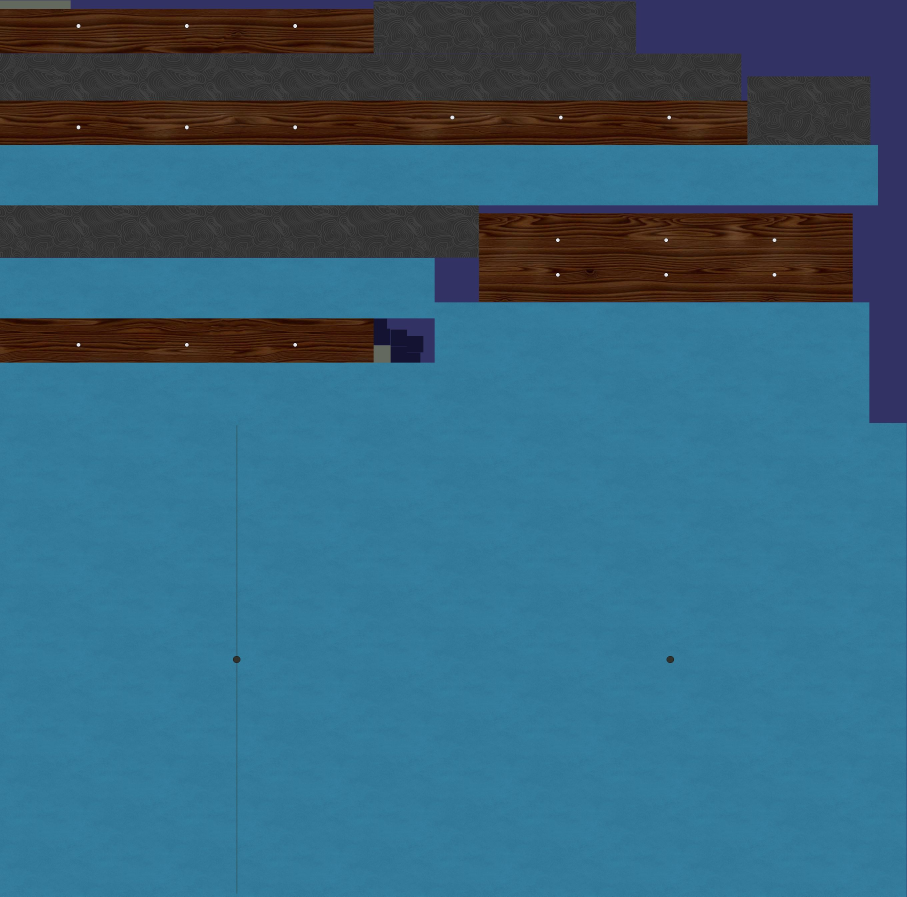
#> input picture pooltable/obj/atlas.jpg, 2721 x 2689 px (shown at 1/3 size)
$ python -i pooltable_uv.py   (imports and definitions only)
#> lines starting #> are read from the running program, lines starting #| are printed output that depends on the picture
"""Quick messy handmade methods to uv unpack the meshes.
Containers (=materials):
    1) Cushions ("cushions", "A"-"F")
    2) Slate ("slate", "slate")
    3) Rails ("rails", 1-6)
    4) Rail sights ("rail_sights", "A"-"F")
    5) Liners ("liners", 1-6)
    6) Casing ("casing", 0-4)
"""

import numpy as np
from PIL import Image, ImageDraw
# from scipy.spatial.transform import Rotation
from typing import Any
import geometry3, mesh3, packer

E1 = np.array((1.0, 0.0, 0.0))
E2 = np.array((0.0, 1.0, 0.0))
E3 = np.array((0.0, 0.0, 1.0))

INCH = 0.0254
CM = 0.01
DEGREE = np.pi/180.0

def normalize(p):
    return p / np.linalg.norm(p)

# [266 lines left out: functions propagate, init_uvs, face_in_plane, unwrap_cushion, unwrap_liner, unwrap_and_split_casing and 8 more, not called in this run]

def run(data):
    mesh_names = ("cushions", "slate", "rails", "rail_sights", "liners", "casing")
    cushion_names = ("A", "B", "C", "D", "E", "F")
    for name in mesh_names:
        for mesh in data[name].values():
            init_uvs(mesh)
    for cushion in cushion_names:
        unwrap_cushion(data, cushion)
    for pocket in range(1, 7):
        unwrap_liner(data, pocket)
    unwrap_and_split_casing(data)

    # Rotate vertically aligned long pieces 90 degrees:
    transform_uvs(data["cushions"]["C"], complex(0.0, -1.0), 0.0)
    transform_uvs(data["cushions"]["F"], complex(0.0, -1.0), 0.0)
    transform_uvs(data["rail_sights"]["C"], complex(0.0, -1.0), 0.0)
    transform_uvs(data["rail_sights"]["F"], complex(0.0, -1.0), 0.0)

    # Enhance selected prominent parts of the model:
    transform_uvs(data["slate"]["slate"], data["specs"]["UV_ENHANCE_FACTOR"][1], 0.0)
    for cushion_name in cushion_names:
        transform_uvs(data["cushions"][cushion_name], data["specs"]["UV_ENHANCE_FACTOR"][1], 0.0)
        transform_uvs(data["rail_sights"][cushion_name], data["specs"]["UV_ENHANCE_FACTOR"][1], 0.0)
    for k in range(1, 5):
        transform_uvs(data["casing"][k], data["specs"]["UV_ENHANCE_FACTOR"][0], 0.0)

    # Pack the parts:
    bbox = {}
    wh_all = []
    packing_indexing = {}
    for name in mesh_names:
        wh_list = []
        for key, mesh in data[name].items():
            bbox[(name, key)] = uv_bounding_box(mesh, data["specs"]["UV_TEXTURE_GAP"]/data["specs"]["UV_PIXELS_PER_METER"])
            packing_indexing[(name, key)] = len(wh_all)
            wh_list.append(bbox[(name, key)][1,:])
            wh_all.append(bbox[(name, key)][1,:])
        wh_list = np.array(wh_list)
        wh_list = np.array((wh_list[:,0], wh_list[:,1]))
        # packing = packer.pack(wh_list)

    wh_all = np.array(wh_all)
    wh_all = np.array((wh_all[:,0], wh_all[:,1]))
    packing = packer.pack(wh_all)

    # Apply the packing to the uv-coords:
    for name in mesh_names:
        for key, mesh in data[name].items():
            xy = packing[0][0:2,packing_indexing[(name, key)]] - bbox[(name, key)][0,:]
            transform_uvs(mesh, 1.0, complex(xy[0], xy[1]))

    # We still need to create the atlas image by patching multiple source images together:
    for name in mesh_names:
        for key, mesh in data[name].items():
            bbox[(name, key)] = uv_bounding_box(mesh, data["specs"]["UV_TEXTURE_GAP"]/data["specs"]["UV_PIXELS_PER_METER"])
    atlas, bbox_all = create_atlas(data, bbox)

    # Scale uv coords to 0..1 range:
    for name in mesh_names:
        for key, mesh in data[name].items():
            for face in mesh.fs:
                for k, uv in enumerate(face.uvs):
                    uv_x = (uv[0]-bbox_all[0][0]) / bbox_all[1][0]
                    uv_y = (uv[1]-bbox_all[0][1]) / bbox_all[1][1]
                    face.uvs[k] = np.array((uv_x, uv_y))

    draw_markings(data, atlas)

    file_name = "obj/atlas.jpg"
    atlas = atlas.transpose(Image.Transpose.FLIP_TOP_BOTTOM).convert("RGB")
    atlas.save(file_name, quality=80)
    print(f"File {file_name} written.")

    return data

# [2 lines not run here, left out]

>>> import cv2
>>> picture = cv2.imread('obj/atlas.jpg', cv2.IMREAD_GRAYSCALE)
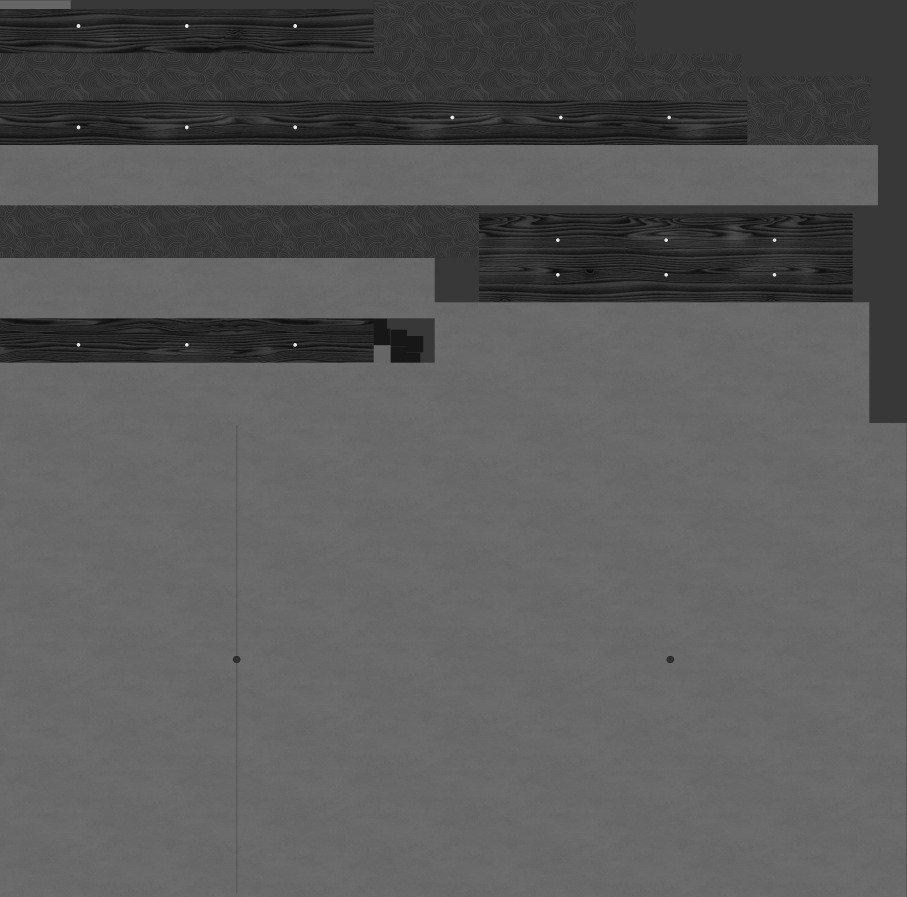
#> picture: shape (2689, 2721) (shown at 1/3 size); min 0, max 255, mean 89.4
#> (the run stopped early here; a loop or call above may not have finished)
